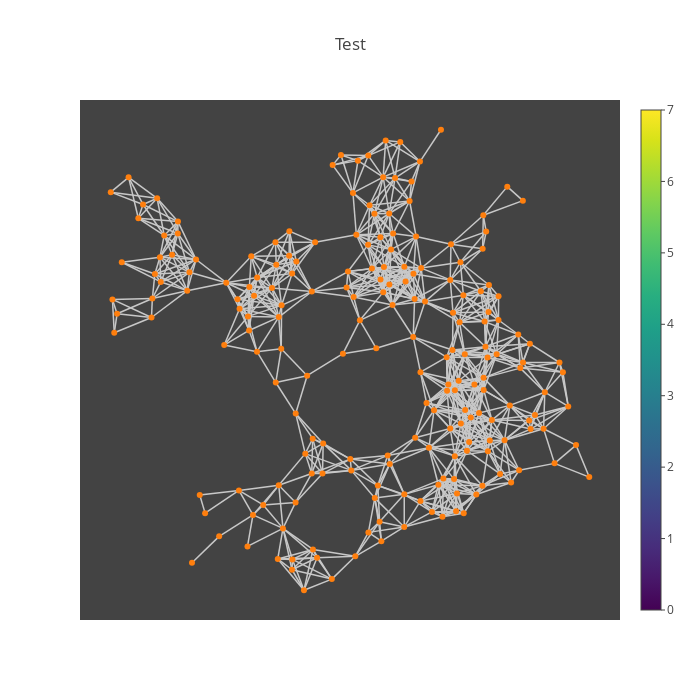

The code cell stored with this chart in its notebook:
### Code cell
# G=ig.Graph.GRG(200,0.125)
# layout = G.layout("kk")

def get_plotly_data(E, coords):
    # E is the list of tuples representing the graph edges
    # coords is the list of node coordinates assigned by igraph.Layout
    N = len(coords)
    Xnodes = [coords[k][0] for k in range(N)]  # x-coordinates of nodes
    Ynodes = [coords[k][1] for k in range(N)]  # y-coordnates of nodes

    Xedges = []
    Yedges = []
    for e in E:
        Xedges.extend([coords[e[0]][0], coords[e[1]][0], None])
        Yedges.extend([coords[e[0]][1], coords[e[1]][1], None])

    return Xnodes, Ynodes, Xedges, Yedges

def plotly_graph(kmgraph=None, graph_layout='kk', colorscale='Viridis',
                 reversescale=False, showscale=True, factor_size=2,
                 keep_kmtooltips=True,
                 edge_linecolor='rgb(200,200,200)', edge_linewidth=1.5):
    # kmgraph: a dict returned by the method visualize, when path_html=None
    # graph_layout: an igraph layout; recommended 'kk' or 'fr'
    # factor_size: a factor for the node size
    # keep_tooltip: True  to keep the tooltips assigned by kmapper;
    # False, when kmapper tooltips contains projection statistic

    # define an igraph.Graph instance of n_nodes
    G=ig.Graph.GRG(200,0.125)
    
    links = G.get_edgelist()
    layt = G.layout(graph_layout)

    color_vals = None
    # size = np.array([factor_size * node['size'] for node in kmgraph['nodes']],
                   # dtype=np.int)
    Xn, Yn, Xe, Ye = get_plotly_data(links, layt)
    edges_trace = dict(type='scatter',
                       x=Xe,
                       y=Ye,
                       mode='lines',
                       line=dict(color=edge_linecolor,
                                 width=edge_linewidth),
                       hoverinfo='none')

    nodes_trace = dict(type='scatter',
                       x=Xn,
                       y=Yn,
                       mode='markers',
                       marker=dict(symbol='dot',
                                   colorscale=colorscale,
                                   showscale=showscale,
                                   reversescale=reversescale,
                                   colorbar=dict(thickness=20,
                                                 ticklen=4)),
                       text=None,
                       hoverinfo='text')

    return [edges_trace, nodes_trace]


def plot_layout(title='Test', width=700, height=700,
                bgcolor='rgba(20,20,20, 0.8)', annotation_text=None,
                annotation_x=0, annotation_y=-0.07):
    # width, height: plot window width, height
    # bgcolor: plot background color
    # annotation_text: meta data to be displayed
    # annotation_x, annotation_y are the coordinates of the
    # point where we insert the annotation

    # set the axes style; No axes!
    axis = dict(showline=False,
                zeroline=False,
                showgrid=False,
                showticklabels=False,
                title='')

    pl_layout = dict(title=title,
                     font=dict(size=12),
                     showlegend=False,
                     autosize=False,
                     width=width,
                     height=height,
                     xaxis=dict(axis),
                     yaxis=dict(axis),
                     hovermode='closest',
                     plot_bgcolor=bgcolor)

    if annotation_text is None:
        return pl_layout
    else:
        annotations = [dict(showarrow=False,
                            text=annotation_text,
                            xref='paper',
                            yref='paper',
                            x=annotation_x,
                            y=annotation_y,
                            xanchor='left',
                            yanchor='top',
                            font=dict(size=14))]
        pl_layout.update(annotations=annotations)
        return pl_layout

plotly_graph_data = plotly_graph()
layout = plot_layout()

iplot(dict(data=plotly_graph_data, layout=layout))

### Figure 1 — Plotly figure (JSON) as saved in the notebook; plotly's stock layout.template omitted (floating-point values rounded to 4 significant figures; data arrays with more than 128 entries replaced by an {"elided": "..."} marker saying what was removed)
{"data": [{"hoverinfo": "none", "line": {"color": "rgb(200,200,200)", "width": 1.5}, "mode": "lines", "type": "scatter", "x": {"elided": "2772 float values"}, "y": {"elided": "2772 float values"}}, {"hoverinfo": "text", "marker": {"colorbar": {"thickness": 20, "ticklen": 4}, "colorscale": "Viridis", "reversescale": false, "showscale": true, "symbol": "dot"}, "mode": "markers", "text": null, "type": "scatter", "x": {"elided": "200 float values"}, "y": {"elided": "200 float values"}}], "layout": {"autosize": false, "font": {"size": 12}, "height": 700, "hovermode": "closest", "plot_bgcolor": "rgba(20,20,20, 0.8)", "showlegend": false, "title": "Test", "width": 700, "xaxis": {"showgrid": false, "showline": false, "showticklabels": false, "title": "", "zeroline": false}, "yaxis": {"showgrid": false, "showline": false, "showticklabels": false, "title": "", "zeroline": false}}}
